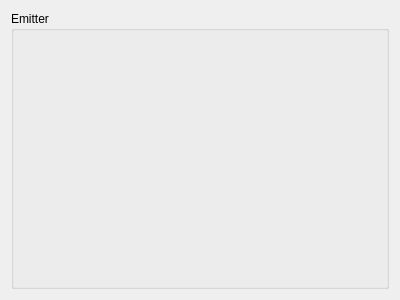
<?xml version="1.0" encoding="UTF-8"?>
<ui version="4.0">
 <class>EmitterWidget</class>
 <widget class="QWidget" name="EmitterWidget">
  <property name="geometry">
   <rect>
    <x>0</x>
    <y>0</y>
    <width>400</width>
    <height>300</height>
   </rect>
  </property>
  <property name="windowTitle">
   <string>Emitter</string>
  </property>
  <layout class="QVBoxLayout" name="verticalLayout">
   <item>
    <widget class="QGroupBox" name="EmitterGroupBox">
     <property name="title">
      <string>Emitter</string>
     </property>
    </widget>
   </item>
  </layout>
 </widget>
 <resources/>
 <connections/>
</ui>
